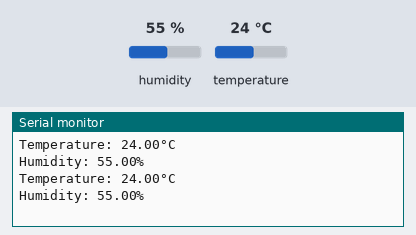
This sketch was run on a simulated ESP32. Shown: the last lines printed to the serial monitor. The inputs (shaded band) are chosen by the test bench; at power-on: humidity 55 %, temperature 24 °C.

Above: at 2.8 s.
2.9 s: humidity set to 22 %
At 5.0 s:
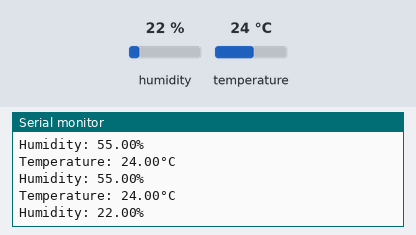
5.6 s: temperature set to 12 °C
At 7.4 s:
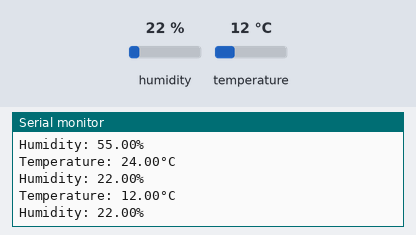
8.3 s: humidity set to 40 %
At 10.9 s:
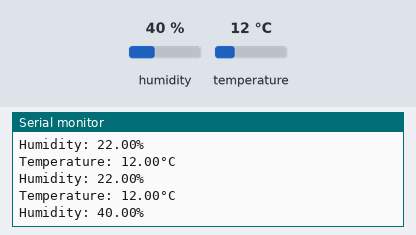
Timing chart, 0 to 12.4 s (numbered marks = the images above; inputs shaded):
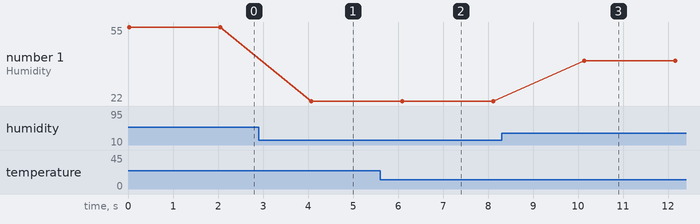

Measured:
- after the input at 2.9 s, the serial monitor: prints a new line after 1.2 s (image 1)
- after the input at 5.6 s, the serial monitor: prints a new line after 0.49 s (image 2)
- after the input at 8.3 s, the serial monitor: prints a new line after 1.8 s (image 3)
- plotted number 1: 55 → 22 after the input at 2.9 s, 22 → 40 after the input at 8.3 s

The sketch:

007DHT11HumTempReading.ino
```cpp
//NodeMCU ESP32S ESP-WROOM-32
//Umur Dinçer
//Humidity and temperature reading by using DHT11

#include "DHT.h"

#define DHT_PIN   23
#define SENSOR_TYPE  DHT11

DHT sensor(DHT_PIN, SENSOR_TYPE);

void setup() {
  Serial.begin(115200);
  sensor.begin();
}

void loop() {
  float temperature = sensor.readTemperature();
  float humidity    = sensor.readHumidity();

  if(isnan(temperature) || isnan(humidity)) Serial.print("DHT sensor cannot be read!\n");
  else{
    Serial.print("Temperature: ");
    Serial.print(temperature);
    Serial.print("°C\n");

    Serial.print("Humidity: ");
    Serial.print(humidity);
    Serial.print("%\n");
  }
  delay(2000);
}
```
